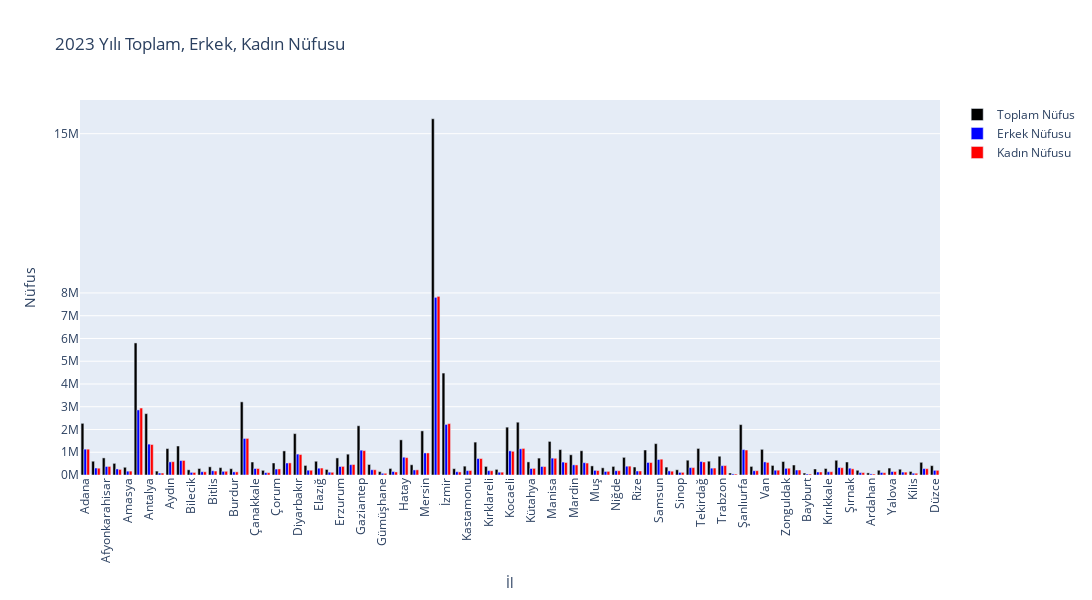

The cell this chart's notebook holds for it:
### Markdown cell above
#### Çubuk Grafiği

### Code cell
# Milyon notasyonu için lambda fonksiyonu kullanılıyor
millions = lambda x: f"{x / 10**6:.0f}M"

# Toplam nüfus için bar grafiği oluşturuluyor
total_pop = go.Bar(x=new_data2023['İl'], y=new_data2023['Toplam'], marker_color='black', name='Toplam Nüfus')

# Erkek nüfusu için bar grafiği oluşturuluyor
male_pop = go.Bar(x=new_data2023['İl'], y=new_data2023['Erkek'], marker_color='blue', name='Erkek Nüfusu')

# Kadın nüfusu için bar grafiği oluşturuluyor
female_pop = go.Bar(x=new_data2023['İl'], y=new_data2023['Kadın'], marker_color='red', name='Kadın Nüfusu')

# Tüm bar grafikleri içeren bir şekil (figür) oluşturuluyor
fig = go.Figure(data=[total_pop, male_pop, female_pop])

# Şeklin düzeni güncelleniyor
fig.update_layout(

    # Başlık tanımlanıyor.
    title='2023 Yılı Toplam, Erkek, Kadın Nüfusu',

    # X ekseni etiketi tanımlanıyor
    xaxis=dict(title='İl'),

    # Y ekseni etiketi tanımlanıyor ve özel bir format belirleniyor
    yaxis=dict(
        title='Nüfus',

        # Kesirli sayıların gösterilme biçimi belirleniyor
        tickformat='.0f',

        # İşaretlenen değerler belirleniyor
        tickvals=[0, 1000000, 2000000, 3000000, 4000000, 5000000, 6000000, 7000000, 8000000, 15000000],

        # İşaretlenen değerlere karşılık gelen metinler belirleniyor
        ticktext=[millions(0), millions(1000000), millions(2000000), millions(3000000), millions(4000000), millions(5000000), millions(6000000), millions(7000000), millions(8000000), millions(15000000)]
    ),

    # Bar grafiklerinin modu belirleniyor
    barmode='group',

    # X ekseni etiketlerinin açısı belirleniyor
    xaxis_tickangle=-90,

    # Şeklin yüksekliği belirleniyor
    height=600,

    # Şeklin genişliği belirleniyor
    width=1550,
)

# Grafik gösterimi
fig.show()

### Figure 1 — Plotly figure (JSON) as saved in the notebook; plotly's stock layout.template omitted (floating-point values rounded to 4 significant figures)
{"data": [{"marker": {"color": "black"}, "name": "Toplam Nüfus", "type": "bar", "x": ["Adana", "Adıyaman", "Afyonkarahisar", "Ağrı", "Amasya", "Ankara", "Antalya", "Artvin", "Aydın", "Balıkesir", "Bilecik", "Bingöl", "Bitlis", "Bolu", "Burdur", "Bursa", "Çanakkale", "Çankırı", "Çorum", "Denizli", "Diyarbakır", "Edirne", "Elazığ", "Erzincan", "Erzurum", "Eskişehir", "Gaziantep", "Giresun", "Gümüşhane", "Hakkari", "Hatay", "Isparta", "Mersin", "İstanbul", "İzmir", "Kars", "Kastamonu", "Kayseri", "Kırklareli", "Kırşehir", "Kocaeli", "Konya", "Kütahya", "Malatya", "Manisa", "Kahramanmaraş", "Mardin", "Muğla", "Muş", "Nevşehir", "Niğde", "Ordu", "Rize", "Sakarya", "Samsun", "Siirt", "Sinop", "Sivas", "Tekirdağ", "Tokat", "Trabzon", "Tunceli", "Şanlıurfa", "Uşak", "Van", "Yozgat", "Zonguldak", "Aksaray", "Bayburt", "Karaman", "Kırıkkale", "Batman", "Şırnak", "Bartın", "Ardahan", "Iğdır", "Yalova", "Karabük", "Kilis", "Osmaniye", "Düzce"], "y": [2270298, 604978, 751344, 511238, 339529, 5803482, 2696249, 172356, 1161702, 1273519, 228058, 285655, 359747, 324789, 277452, 3214571, 570499, 205501, 528351, 1059082, 1818133, 419913, 604411, 243399, 749993, 915418, 2164134, 461712, 148539, 287625, 1544640, 449777, 1938389, 15655924, 4479525, 278335, 388990, 1445683, 377156, 247179, 2102907, 2320241, 575674, 742725, 1475716, 1116618, 888874, 1066736, 399879, 315994, 377080, 775800, 350506, 1098115, 1377546, 347412, 229716, 650401, 1167059, 606934, 824352, 89317, 2213964, 377001, 1127612, 420699, 591492, 438504, 86047, 263960, 285744, 647205, 570745, 207238, 92819, 209738, 304780, 255242, 155179, 557666, 409865]}, {"marker": {"color": "blue"}, "name": "Erkek Nüfusu", "type": "bar", "x": ["Adana", "Adıyaman", "Afyonkarahisar", "Ağrı", "Amasya", "Ankara", "Antalya", "Artvin", "Aydın", "Balıkesir", "Bilecik", "Bingöl", "Bitlis", "Bolu", "Burdur", "Bursa", "Çanakkale", "Çankırı", "Çorum", "Denizli", "Diyarbakır", "Edirne", "Elazığ", "Erzincan", "Erzurum", "Eskişehir", "Gaziantep", "Giresun", "Gümüşhane", "Hakkari", "Hatay", "Isparta", "Mersin", "İstanbul", "İzmir", "Kars", "Kastamonu", "Kayseri", "Kırklareli", "Kırşehir", "Kocaeli", "Konya", "Kütahya", "Malatya", "Manisa", "Kahramanmaraş", "Mardin", "Muğla", "Muş", "Nevşehir", "Niğde", "Ordu", "Rize", "Sakarya", "Samsun", "Siirt", "Sinop", "Sivas", "Tekirdağ", "Tokat", "Trabzon", "Tunceli", "Şanlıurfa", "Uşak", "Van", "Yozgat", "Zonguldak", "Aksaray", "Bayburt", "Karaman", "Kırıkkale", "Batman", "Şırnak", "Bartın", "Ardahan", "Iğdır", "Yalova", "Karabük", "Kilis", "Osmaniye", "Düzce"], "y": [1135046, 306779, 374705, 265585, 168290, 2860361, 1357198, 86355, 576262, 634259, 115418, 144014, 186038, 161319, 138441, 1605941, 285346, 103037, 261950, 526717, 918980, 210653, 298845, 124244, 372622, 454606, 1091830, 230728, 74581, 154235, 782303, 222515, 969526, 7806787, 2221180, 144024, 192048, 722569, 190769, 122754, 1061291, 1152384, 284542, 373688, 741274, 568064, 446320, 541870, 203272, 155897, 188774, 386605, 175231, 550484, 681565, 180736, 114183, 325125, 595133, 301234, 409040, 47110, 1116834, 187253, 574993, 210051, 294001, 219006, 43603, 131571, 142651, 327361, 299177, 103087, 48239, 109710, 152100, 128370, 78198, 280450, 204734]}, {"marker": {"color": "red"}, "name": "Kadın Nüfusu", "type": "bar", "x": ["Adana", "Adıyaman", "Afyonkarahisar", "Ağrı", "Amasya", "Ankara", "Antalya", "Artvin", "Aydın", "Balıkesir", "Bilecik", "Bingöl", "Bitlis", "Bolu", "Burdur", "Bursa", "Çanakkale", "Çankırı", "Çorum", "Denizli", "Diyarbakır", "Edirne", "Elazığ", "Erzincan", "Erzurum", "Eskişehir", "Gaziantep", "Giresun", "Gümüşhane", "Hakkari", "Hatay", "Isparta", "Mersin", "İstanbul", "İzmir", "Kars", "Kastamonu", "Kayseri", "Kırklareli", "Kırşehir", "Kocaeli", "Konya", "Kütahya", "Malatya", "Manisa", "Kahramanmaraş", "Mardin", "Muğla", "Muş", "Nevşehir", "Niğde", "Ordu", "Rize", "Sakarya", "Samsun", "Siirt", "Sinop", "Sivas", "Tekirdağ", "Tokat", "Trabzon", "Tunceli", "Şanlıurfa", "Uşak", "Van", "Yozgat", "Zonguldak", "Aksaray", "Bayburt", "Karaman", "Kırıkkale", "Batman", "Şırnak", "Bartın", "Ardahan", "Iğdır", "Yalova", "Karabük", "Kilis", "Osmaniye", "Düzce"], "y": [1135252, 298199, 376639, 245653, 171239, 2943121, 1339051, 86001, 585440, 639260, 112640, 141641, 173709, 163470, 139011, 1608630, 285153, 102464, 266401, 532365, 899153, 209260, 305566, 119155, 377371, 460812, 1072304, 230984, 73958, 133390, 762337, 227262, 968863, 7849137, 2258345, 134311, 196942, 723114, 186387, 124425, 1041616, 1167857, 291132, 369037, 734442, 548554, 442554, 524866, 196607, 160097, 188306, 389195, 175275, 547631, 695981, 166676, 115533, 325276, 571926, 305700, 415312, 42207, 1097130, 189748, 552619, 210648, 297491, 219498, 42444, 132389, 143093, 319844, 271568, 104151, 44580, 100028, 152680, 126872, 76981, 277216, 205131]}], "layout": {"barmode": "group", "height": 600, "title": {"text": "2023 Yılı Toplam, Erkek, Kadın Nüfusu"}, "width": 1550, "xaxis": {"tickangle": -90, "title": {"text": "İl"}}, "yaxis": {"tickformat": ".0f", "ticktext": ["0M", "1M", "2M", "3M", "4M", "5M", "6M", "7M", "8M", "15M"], "tickvals": [0, 1000000, 2000000, 3000000, 4000000, 5000000, 6000000, 7000000, 8000000, 15000000], "title": {"text": "Nüfus"}}}}
